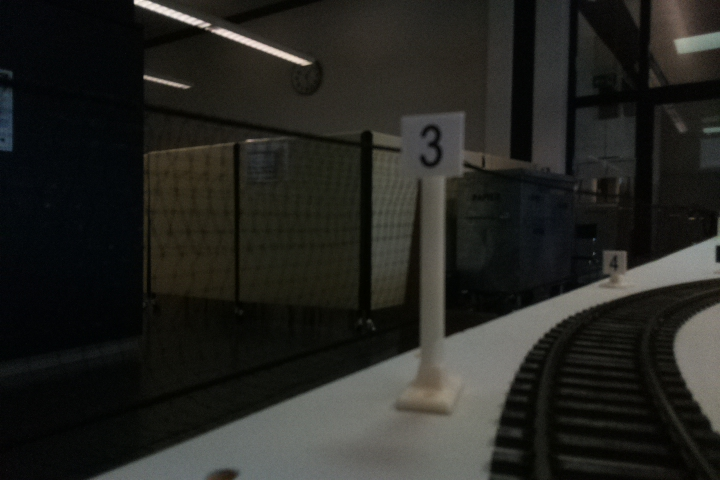
#> input picture Tests/Signalerkennung/picture_10.jpg, 720 x 480 px, given in place of the camera
$ python Signalerkennung_windows.py   (older library calls are emulated)
#> lines starting #> are read from the running program, lines starting #| are printed output that depends on the picture; after the words box and inside, x2 and y2 are one past the last pixel; in counts of white or black regions, pixels touching at a corner belong together
import math
import numpy as np
import cv2
import time
import subprocess
from PIL import Image
import pytesseract
import re

pattern = re.compile("^(\d)$")
#dictionary of all contours
contours = {}
#array of edges of polygon
approx = []
#scale of the text
scale = 2
#camera
cap = cv2.VideoCapture(0)
cap.set(cv2.CAP_PROP_FPS, 40)
cap.set(cv2.CAP_PROP_FRAME_WIDTH,320)
cap.set(cv2.CAP_PROP_FRAME_HEIGHT,240)
cap.set(cv2.CAP_PROP_EXPOSURE, 0.05);


#stop programm
print("press q to exit")

#calculate angle
def angle(pt1,pt2,pt0):
    dx1 = pt1[0][0] - pt0[0][0]
    dy1 = pt1[0][1] - pt0[0][1]
    dx2 = pt2[0][0] - pt0[0][0]
    dy2 = pt2[0][1] - pt0[0][1]
    return float((dx1*dx2 + dy1*dy2))/math.sqrt(float((dx1*dx1 + dy1*dy1))*(dx2*dx2 + dy2*dy2) + 1e-10)

while(cap.isOpened()):
    #Capture frame-by-frame
    ret, frame = cap.read()
#> frame is the input picture: shape (480, 720, 3); mean B, G, R 33.2, 37.2, 37
    if ret==True:
        #grayscale
        gray = cv2.cvtColor(frame, cv2.COLOR_BGR2GRAY)
        img = cv2.GaussianBlur(gray, (5, 5), 0)
        #Canny
        canny = cv2.Canny(img,80,240,3)
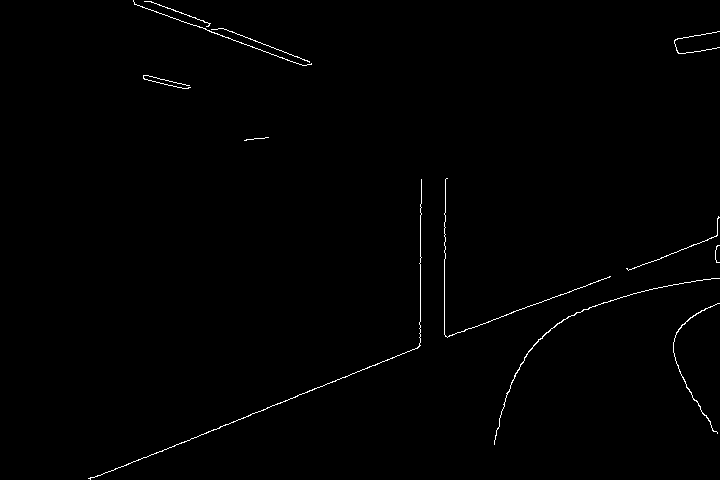
#> canny: shape (480, 720); 0.63% white in thin lines or dots, all inside (x1, y1, x2, y2) = (88, 0, 720, 480)

        #contours
        _retval, bin = cv2.threshold(gray, 150, 255, cv2.THRESH_BINARY)
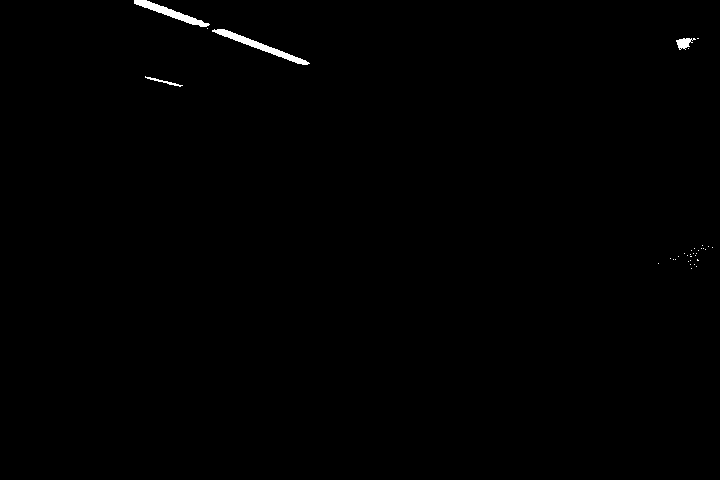
#> bin: shape (480, 720); 0.4% white; 35 white regions (31 under 20 px)
        canny2, contours, hierarchy = cv2.findContours(bin,cv2.RETR_EXTERNAL,cv2.CHAIN_APPROX_SIMPLE)
#> contours = 35 contours, 31 with area under 20; largest, box (x1, y1, x2, y2) and area: (212, 29, 310, 65) 514, (134, 0, 210, 27) 438, (676, 38, 696, 50) 106, (145, 76, 183, 87) 44
        for i in range(0,len(contours)):
            #approximate the contour with accuracy proportional to
            #the contour perimeter
            cnt_len = cv2.arcLength(contours[i], True)
            cnt = cv2.approxPolyDP(contours[i], 0.02 * cnt_len, True)
            #approx = cv2.approxPolyDP(contours[i],cv2.arcLength(contours[i],True)*0.02,True)

            #Skip small or non-convex objects
#> (the run stopped early here; a loop or call above may not have finished)

$ run again, on Tests/Signalerkennung/picture_38.jpg
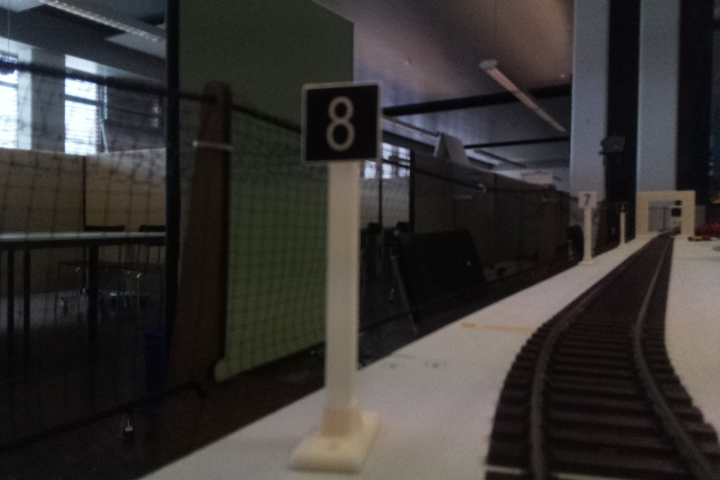
#> input picture Tests/Signalerkennung/picture_38.jpg, 720 x 480 px, given in place of the camera
#> frame is the input picture: shape (480, 720, 3); mean B, G, R 51.2, 53, 55.9
#> `canny = cv2.Canny(img,80,240,3)`:
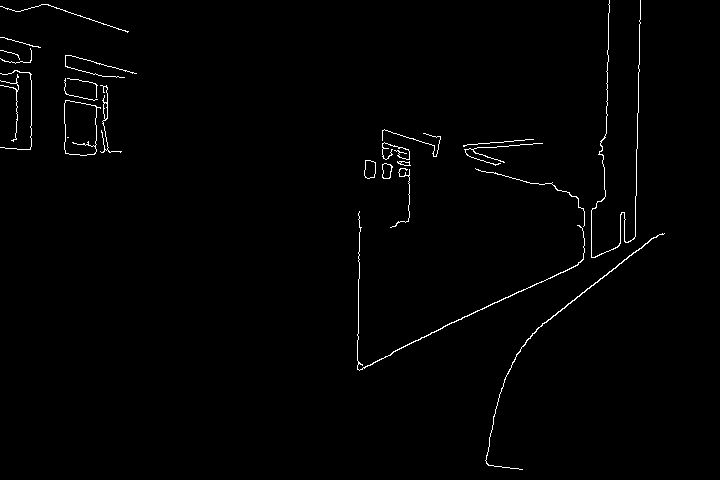
#> canny: shape (480, 720); 1% white in thin lines or dots
#> `_retval, bin = cv2.threshold(gray, 150, 255, cv2.THRESH_BINARY)`:
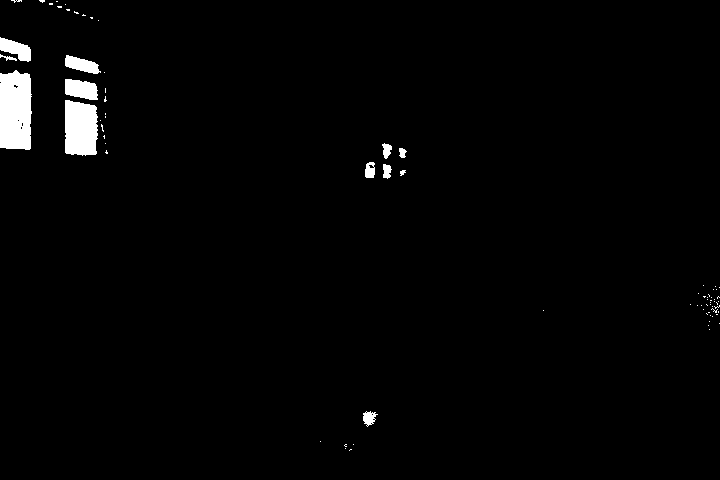
#> bin: shape (480, 720); 1.8% white; 76 white regions (64 under 20 px)
#> contours = 76 contours, 65 with area under 20; largest, box (x1, y1, x2, y2) and area: (0, 70, 32, 150) 2246, (65, 100, 98, 156) 1571, (65, 79, 98, 100) 492, (0, 37, 31, 62) 394, (65, 55, 101, 74) 354
